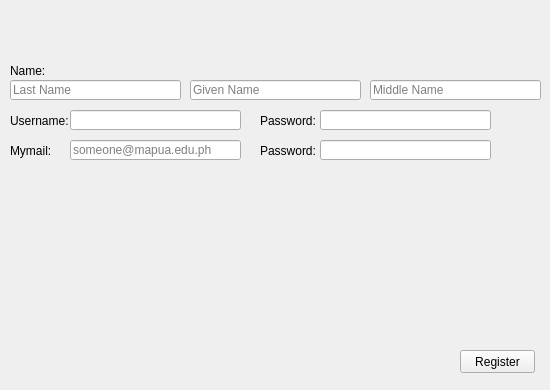
<?xml version="1.0" encoding="UTF-8"?>
<ui version="4.0">
 <class>Form</class>
 <widget class="QWidget" name="Form">
  <property name="geometry">
   <rect>
    <x>0</x>
    <y>0</y>
    <width>550</width>
    <height>390</height>
   </rect>
  </property>
  <property name="windowTitle">
   <string>Form</string>
  </property>
  <widget class="QLabel" name="label_name">
   <property name="geometry">
    <rect>
     <x>10</x>
     <y>60</y>
     <width>61</width>
     <height>21</height>
    </rect>
   </property>
   <property name="text">
    <string>Name:</string>
   </property>
  </widget>
  <widget class="QLineEdit" name="lineEdit_lastname">
   <property name="geometry">
    <rect>
     <x>10</x>
     <y>80</y>
     <width>171</width>
     <height>20</height>
    </rect>
   </property>
   <property name="statusTip">
    <string/>
   </property>
   <property name="whatsThis">
    <string/>
   </property>
   <property name="accessibleName">
    <string/>
   </property>
   <property name="inputMask">
    <string/>
   </property>
   <property name="text">
    <string/>
   </property>
   <property name="placeholderText">
    <string>Last Name</string>
   </property>
  </widget>
  <widget class="QLineEdit" name="lineEdit_givenname">
   <property name="geometry">
    <rect>
     <x>190</x>
     <y>80</y>
     <width>171</width>
     <height>20</height>
    </rect>
   </property>
   <property name="placeholderText">
    <string>Given Name</string>
   </property>
  </widget>
  <widget class="QLineEdit" name="lineEdit_middlename">
   <property name="geometry">
    <rect>
     <x>370</x>
     <y>80</y>
     <width>171</width>
     <height>20</height>
    </rect>
   </property>
   <property name="placeholderText">
    <string>Middle Name</string>
   </property>
  </widget>
  <widget class="QLabel" name="label_4">
   <property name="geometry">
    <rect>
     <x>10</x>
     <y>110</y>
     <width>91</width>
     <height>21</height>
    </rect>
   </property>
   <property name="text">
    <string>Username:</string>
   </property>
  </widget>
  <widget class="QLineEdit" name="lineEdit_username">
   <property name="geometry">
    <rect>
     <x>70</x>
     <y>110</y>
     <width>171</width>
     <height>20</height>
    </rect>
   </property>
   <property name="text">
    <string/>
   </property>
  </widget>
  <widget class="QPushButton" name="pushButton">
   <property name="geometry">
    <rect>
     <x>460</x>
     <y>350</y>
     <width>75</width>
     <height>23</height>
    </rect>
   </property>
   <property name="text">
    <string>Register</string>
   </property>
  </widget>
  <widget class="QLineEdit" name="lineEdit_password">
   <property name="geometry">
    <rect>
     <x>320</x>
     <y>110</y>
     <width>171</width>
     <height>20</height>
    </rect>
   </property>
   <property name="text">
    <string/>
   </property>
  </widget>
  <widget class="QLabel" name="label_5">
   <property name="geometry">
    <rect>
     <x>260</x>
     <y>110</y>
     <width>91</width>
     <height>21</height>
    </rect>
   </property>
   <property name="text">
    <string>Password:</string>
   </property>
  </widget>
  <widget class="QLabel" name="label_6">
   <property name="geometry">
    <rect>
     <x>260</x>
     <y>140</y>
     <width>91</width>
     <height>21</height>
    </rect>
   </property>
   <property name="text">
    <string>Password:</string>
   </property>
  </widget>
  <widget class="QLineEdit" name="lineEdit_password_2">
   <property name="geometry">
    <rect>
     <x>320</x>
     <y>140</y>
     <width>171</width>
     <height>20</height>
    </rect>
   </property>
   <property name="text">
    <string/>
   </property>
  </widget>
  <widget class="QLabel" name="label_7">
   <property name="geometry">
    <rect>
     <x>10</x>
     <y>140</y>
     <width>41</width>
     <height>21</height>
    </rect>
   </property>
   <property name="text">
    <string>Mymail:</string>
   </property>
  </widget>
  <widget class="QLineEdit" name="lineEdit_email">
   <property name="geometry">
    <rect>
     <x>70</x>
     <y>140</y>
     <width>171</width>
     <height>20</height>
    </rect>
   </property>
   <property name="text">
    <string/>
   </property>
   <property name="placeholderText">
    <string>someone@mapua.edu.ph</string>
   </property>
  </widget>
 </widget>
 <resources/>
 <connections/>
</ui>
